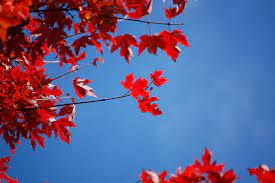
#> input picture image_test/red_color.jpg, 275 x 183 px, given in place of the camera
$ python img_test.py
#> lines starting #> are read from the running program, lines starting #| are printed output that depends on the picture; after the words box and inside, x2 and y2 are one past the last pixel; in counts of white or black regions, pixels touching at a corner belong together
import cv2
import matplotlib.pyplot as plt
import numpy as np

cap = cv2.VideoCapture(1)
index_count = 0
while True:
    _, frame = cap.read()
#> frame is the input picture: shape (183, 275, 3); mean B, G, R 140.8, 95.8, 97.7
    frame = cv2.GaussianBlur(frame, (5, 5), cv2.BORDER_DEFAULT)
    hsv = cv2.cvtColor(frame, cv2.COLOR_BGR2HSV)
#> hsv: shape (183, 275, 3); mean H, S, V 107.4, 165.3, 172.6

    blue_lower= np.array([72, 86, 33])
    blue_upper = np.array([179, 255, 255])
    # blue_lower= np.array([0, 160, 0])
    # blue_upper = np.array([10,190,255])
    red_mask = cv2.inRange(hsv, blue_lower, blue_upper)
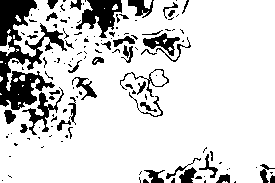
#> red_mask: shape (183, 275); 83.9% white; 137 black regions (95 under 20 px), largest, box (x1, y1, x2, y2) and area: (0, 0, 67, 110) 3057, (76, 0, 122, 38) 879, (22, 87, 64, 135) 450
    # kernal = np.ones((5, 5), "uint8")

    mask = cv2.inRange(hsv, blue_lower, blue_upper)
    dst = cv2.GaussianBlur(frame, (5, 5), cv2.BORDER_DEFAULT)
    red_mask = cv2.dilate(red_mask, (5,5))
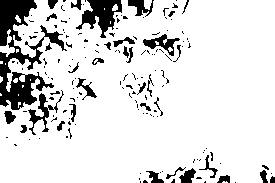
#> red_mask: shape (183, 275); 86.7% white; 162 black regions (128 under 20 px)
    res_red = cv2.bitwise_and(frame, frame, mask=red_mask)
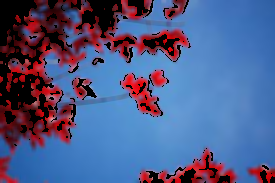
#> res_red: shape (183, 275, 3); mean B, G, R 136, 91.1, 79.2
    res = cv2.bitwise_and(frame, dst, mask = mask)
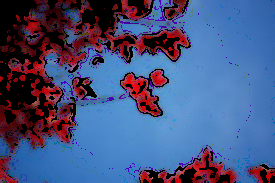
#> res: shape (183, 275, 3); mean B, G, R 128.3, 84.7, 71
    contours, hierarchy = cv2.findContours(red_mask, cv2.RETR_EXTERNAL, cv2.CHAIN_APPROX_SIMPLE)
#> contours = 18 contours, 14 with area under 20; largest, box (x1, y1, x2, y2) and area: (0, 0, 275, 183) 44956, (0, 29, 15, 57) 116, (144, 0, 152, 10) 48, (112, 4, 118, 11) 22
    if len(contours) > 0:
        for pic, contour in enumerate(contours):
            area = cv2.contourArea(contour)
            x, y, w, h = cv2.boundingRect(contour)
            roi = frame[y:y + h, x:x + w]
            frame = cv2.rectangle(frame, (x, y), (x + w, y + h), (0, 0, 255), 2)
            print(frame)
#> this loop made 18 passes
#> (area, x, y, w, h) on passes 12, 16, 17, 18: (115.5, 0, 29, 15, 28), (21.5, 112, 4, 6, 7), (48, 144, 0, 8, 10), (44955.5, 0, 0, 275, 183)
#> (printed output is left out)
#> pass 3, `frame = cv2.rectangle(frame, (x, y), (x + w, y + h), (0, 0, 255), 2)`:
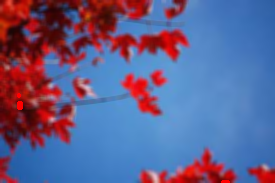
#> frame: shape (183, 275, 3); mean B, G, R 140.8, 95.8, 98
#> after the loop:
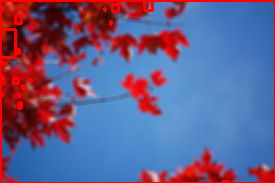
#> frame: shape (183, 275, 3); 3.92% of pixels changed, all inside (x1, y1, x2, y2) = (0, 0, 275, 183)
        print(area)
        if (area > 1500):
            cv2.putText(frame, "Red Colour_1", (x, y), cv2.FONT_HERSHEY_SIMPLEX, 1.0, (0, 0, 255))
        elif area > 100 and area < 1400:
            cv2.putText(frame, "Red Colour_2", (x, y), cv2.FONT_HERSHEY_SIMPLEX, 1.0, (0, 0, 255))
            try:
                cv2.imshow('crop', roi)
                # index_count += 1
                # cv2.imwrite('C:/Users/Administrator/PycharmProjects/image_test/crop_roi/' + str(index_count) + '.png', roi)
            except:
                print('error')
                pass
    cv2.imshow("Gaussian Smoothing", np.hstack((frame, dst)))
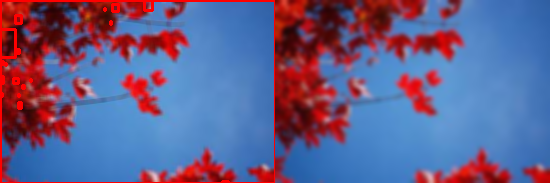
#> window 'Gaussian Smoothing': shape (183, 550, 3); mean B, G, R 139.5, 94.8, 100.8
    # cv2.imshow('frame', frame)
    cv2.imshow('mask', mask)
    plt.imshow(hsv)
    plt.show()
    cv2.imshow('res', res)
    k = cv2.waitKey(5)
#> (key q is pressed here)
    if k == ord('q'):
        break
cap.release()
cv2.destroyAllWindows()
